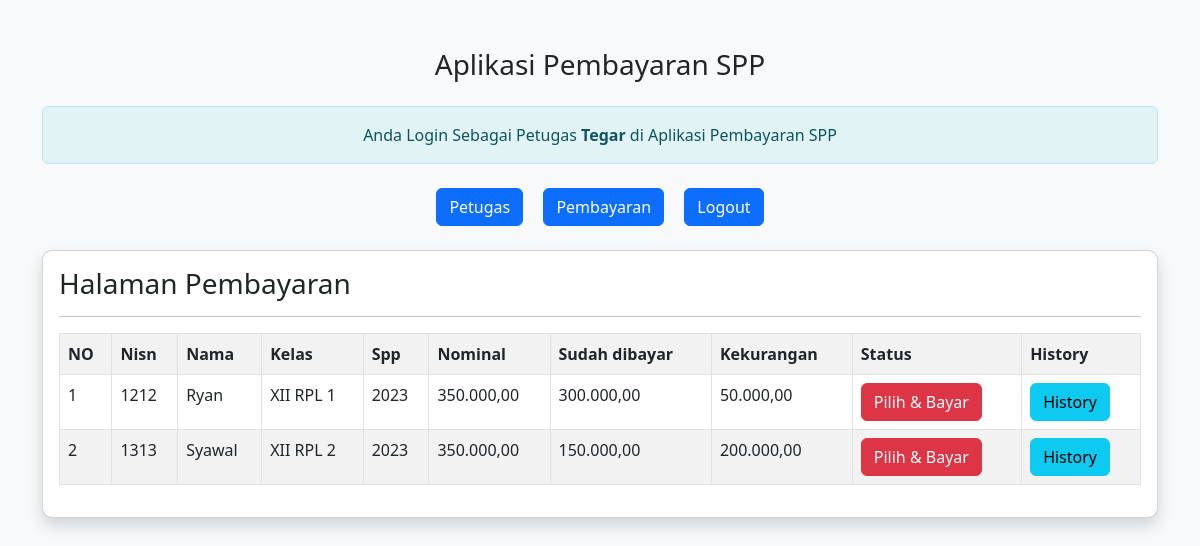
Page /spp-ilham/petugas/petugas.php?url=pembayaran (signed in) on the committed database.
### tables this page shows
CREATE TABLE `siswa` (
  `nisn` char(10) NOT NULL,
  `nis` char(8) NOT NULL,
  `nama` varchar(35) NOT NULL,
  `id_kelas` int(11) NOT NULL,
  `alamat` text NOT NULL,
  `no_telp` varchar(13) NOT NULL,
  `id_spp` int(11) NOT NULL
);

CREATE TABLE `kelas` (
  `id_kelas` int(11) NOT NULL,
  `nama_kelas` varchar(10) NOT NULL,
  `kompetensi_keahlian` varchar(50) NOT NULL
);

CREATE TABLE `spp` (
  `id_spp` int(11) NOT NULL,
  `tahun` int(11) NOT NULL,
  `nominal` int(11) NOT NULL
);

### spp-ilham/petugas/pembayaran.php (the view)
<h3>Halaman Pembayaran</h3>
<hr>
<table class="table table-striped table-bordered">
    <tr class="fw-bold">
        <td>NO</td>
        <td>Nisn</td>
        <td>Nama</td>
        <td>Kelas</td>
        <td>Spp</td>
        <td>Nominal</td>
        <td>Sudah dibayar</td>
        <td>Kekurangan</td>
        <td>Status</td>
        <td>History</td>
</tr>
<?php
include'../koneksi.php';
$no=1;
$sql="SELECT*From siswa,spp,kelas WHERE siswa.id_kelas=kelas.id_kelas AND siswa.id_spp=spp.id_spp ORDER BY nama ASC";
$query =mysqli_query($koneksi,$sql);
foreach($query as $data){
    $data_pembayaran = mysqli_query($koneksi, "SELECT SUM(jumlah_bayar) as jumlah_bayar FROM pembayaran WHERE nisn='$data[nisn]'");
    $data_pembayaran = mysqli_fetch_array($data_pembayaran);
    $sudah_bayar = $data_pembayaran['jumlah_bayar'];
    $kekurangan = $data['nominal']- $data_pembayaran['jumlah_bayar'];
    ?>
    <tr>
    <td><?= $no++; ?></td>
    <td><?= $data['nisn'] ?></td>
    <td><?= $data['nama'] ?></td>
    <td><?= $data['nama_kelas'] ?></td>
    <td><?= $data['tahun'] ?></td>
    <td><?= number_format($data['nominal'],2,',','.' );?>
    <td><?= number_format($sudah_bayar,2,',','.' );?></td>
    <td><?= number_format($kekurangan,2,',','.' );?></td>
    <td>
        <?php
        if($kekurangan==0){
            echo"<span class='badge text-bg-success'> Sudah Lunas </span>";
        } else { ?>
        <a href="?url=tambah-pembayaran&nisn=<?= $data['nisn'] ?>&kekurangan=<?= $kekurangan ?>" class="btn btn-danger">Pilih & Bayar </a>
        <?php } ?>
        </td>
    <td>
    <a href="?url=history-pembayaran&nisn=<?= $data['nisn'] ?>" class='btn btn-info'>History</a>
    </td>
    </tr>
    <?php } ?>
</table>

### spp-ilham/petugas/petugas.php (style rules this page uses)
body { background-color: #f8f9fa; }

### rows in the picture
siswa: nisn "1212", nama "Ryan", id_kelas.nama_kelas "XII RPL 1", id_spp.tahun "2023", id_spp.nominal "350.000,00", sudah_bayar "300.000,00", kekurangan "50.000,00"
siswa: nisn "1313", nama "Syawal", id_kelas.nama_kelas "XII RPL 2", id_spp.tahun "2023", id_spp.nominal "350.000,00", sudah_bayar "150.000,00", kekurangan "200.000,00"

### other values in the picture
$_SESSION['nama_petugas'] "Tegar"
